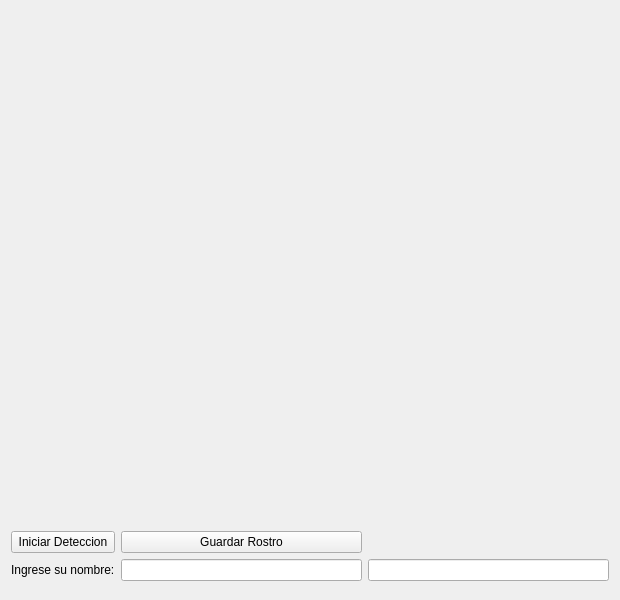
<?xml version="1.0" encoding="UTF-8"?>
<ui version="4.0">
 <class>MainWindow</class>
 <widget class="QMainWindow" name="MainWindow">
  <property name="geometry">
   <rect>
    <x>0</x>
    <y>0</y>
    <width>620</width>
    <height>600</height>
   </rect>
  </property>
  <property name="sizePolicy">
   <sizepolicy hsizetype="Fixed" vsizetype="Fixed">
    <horstretch>0</horstretch>
    <verstretch>0</verstretch>
   </sizepolicy>
  </property>
  <property name="minimumSize">
   <size>
    <width>600</width>
    <height>600</height>
   </size>
  </property>
  <property name="maximumSize">
   <size>
    <width>800</width>
    <height>600</height>
   </size>
  </property>
  <property name="windowTitle">
   <string>MainWindow</string>
  </property>
  <widget class="QWidget" name="centralWidget">
   <layout class="QVBoxLayout" name="verticalLayout">
    <item>
     <widget class="CVImageWidget" name="capturaCamara" native="true">
      <property name="sizePolicy">
       <sizepolicy hsizetype="Fixed" vsizetype="Fixed">
        <horstretch>0</horstretch>
        <verstretch>0</verstretch>
       </sizepolicy>
      </property>
      <property name="minimumSize">
       <size>
        <width>600</width>
        <height>500</height>
       </size>
      </property>
      <property name="baseSize">
       <size>
        <width>600</width>
        <height>400</height>
       </size>
      </property>
     </widget>
    </item>
    <item>
     <layout class="QGridLayout" name="gridLayout">
      <item row="0" column="0">
       <widget class="QPushButton" name="btnDetecta">
        <property name="text">
         <string>Iniciar Deteccion</string>
        </property>
       </widget>
      </item>
      <item row="0" column="1">
       <widget class="QPushButton" name="btnRecortar">
        <property name="text">
         <string>Guardar Rostro</string>
        </property>
       </widget>
      </item>
      <item row="1" column="0">
       <widget class="QLabel" name="label">
        <property name="text">
         <string>Ingrese su nombre:</string>
        </property>
       </widget>
      </item>
      <item row="1" column="1">
       <widget class="QLineEdit" name="leNombre"/>
      </item>
      <item row="1" column="2">
       <widget class="QLineEdit" name="leEtiqueta"/>
      </item>
     </layout>
    </item>
   </layout>
  </widget>
  <widget class="QMenuBar" name="menuBar">
   <property name="geometry">
    <rect>
     <x>0</x>
     <y>0</y>
     <width>620</width>
     <height>19</height>
    </rect>
   </property>
  </widget>
 </widget>
 <layoutdefault spacing="6" margin="11"/>
 <customwidgets>
  <customwidget>
   <class>CVImageWidget</class>
   <extends>QWidget</extends>
   <header>cvimagewidget.h</header>
   <container>1</container>
  </customwidget>
 </customwidgets>
 <resources/>
 <connections/>
</ui>
